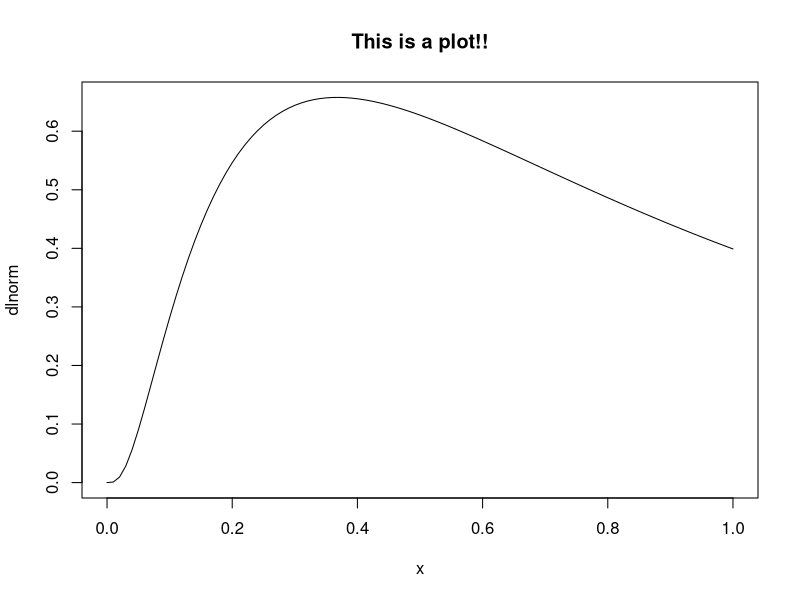

The R source for this figure:
## ---- chunk 1
ACharacterVector <- c("some","code","in","a","code","chunk.",
                      "For example,",
                      "this prints out the current date and time: \n")
cat(paste(c(ACharacterVector,date()), collapse=" "))
## ---- chunk 2
ThisIsTheDate <- date()
## ---- chunk 3
plot(dlnorm, main="This is a plot!!")
